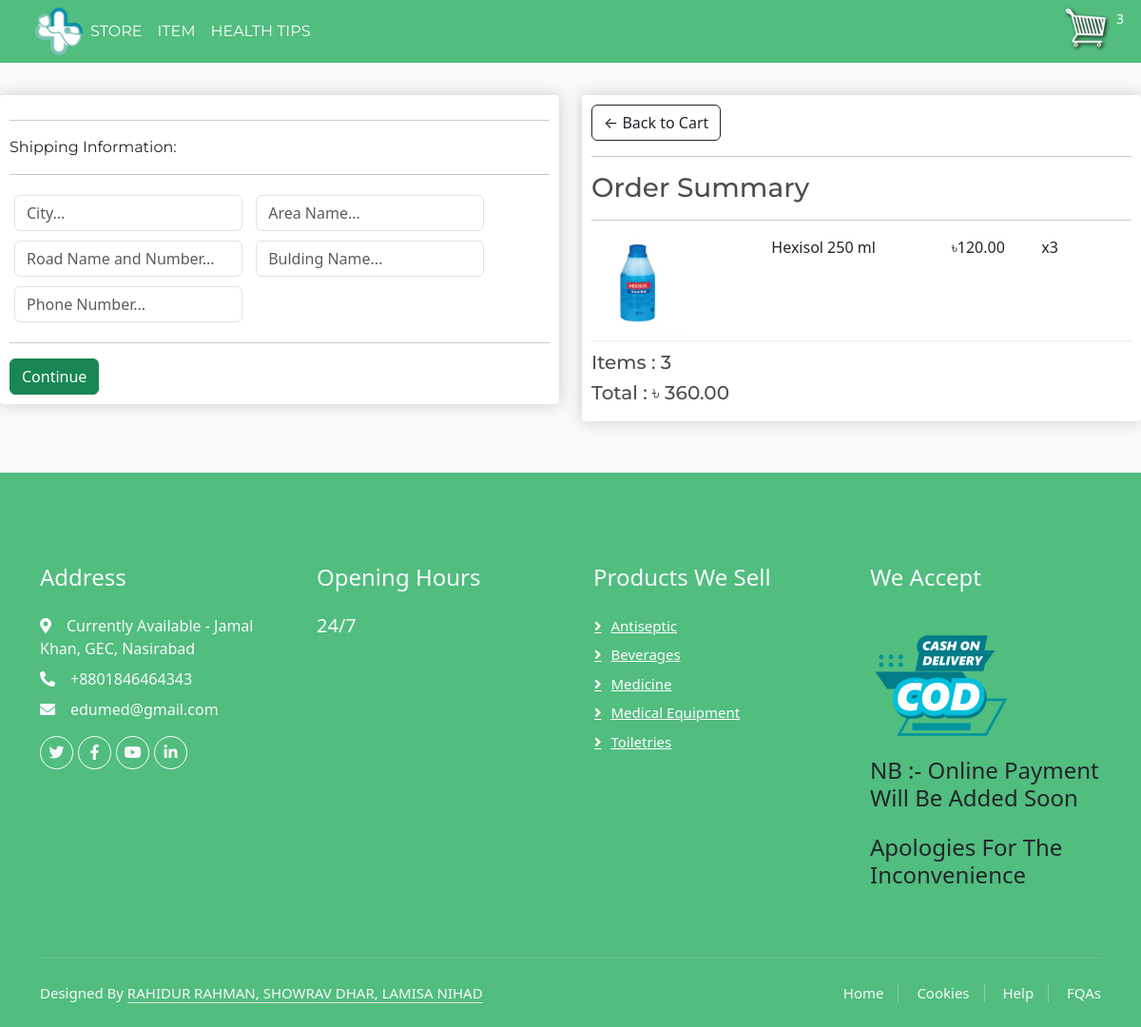
Screenshot of /checkout/ (signed in) with the database file from the repository.
### store/models.py (models this page shows, shortened)
class OrderItem(models.Model):
    product = models.ForeignKey(Product,on_delete=models.SET_NULL,blank=True,null=True)
    order = models.ForeignKey(Order,on_delete=models.SET_NULL,blank=True,null=True)
    quantity = models.IntegerField(default=0,null=True,blank=True)
    date_added = models.DateTimeField(auto_now_add=True)
    @property
    def get_total(self):
        total = self.product.price * self.quantity
        return total

class Product(models.Model):
    name = models.CharField(max_length=250, null=True)
    price = models.DecimalField(max_digits=7,decimal_places=2)
    category = models.ForeignKey(Category, on_delete=models.CASCADE)
    digital = models.BooleanField(default=False, null=True,blank=False)  # if a product is digital then this field will be true
    image = models.ImageField(null=True,blank=True)
    @property
    def imageURL(self):
        try:
            url = self.image.url
        except:
            url = ''
        return url

class Order(models.Model):
    customer = models.ForeignKey(Customer,on_delete=models.SET_NULL,blank=True,null=True)
    date_ordered = models.DateTimeField(auto_now_add=True)
    complete = models.BooleanField(default=False,null=True,blank=False)
    transaction_id = models.CharField(max_length=200, null=True)
    @property
    def shipping(self):
        shipping = False
        orderitems = self.orderitem_set.all()
        for i in orderitems:
            if i.product.digital == False:
                shipping = True
        return shipping
    @property
    def get_cart_total(self):
        orderitems = self.orderitem_set.all()
        total = sum([item.get_total for item in orderitems ])
        return total
    @property
    def get_cart_items(self):
        orderitems = self.orderitem_set.all()
        total = sum([item.quantity for item in orderitems ])
        return total

### store/views.py (the view)
# urls.py: path('checkout/',views.checkout, name="Checkout"),
def checkout(request):
    data = cartData(request)
    cartItems = data['cartItems']
    order = data['order']
    items = data['items']
    context = {'items': items, 'order': order,'cartItems': cartItems}
    return render(request, 'store/checkout.html', context)

### store/utils.py (called while the page is built)
def cartData(request):
    if request.user.is_authenticated:
        customer = request.user.customer
        order, created = Order.objects.get_or_create(customer=customer, complete=False)
        items = order.orderitem_set.all()
        cartItems = order.get_cart_items
    else:
        cookieData = cookieCart(request)
        cartItems = cookieData['cartItems']
        order = cookieData['order']
        items = cookieData['items']
    return{'cartItems':cartItems,'order':order,'items':items}

### store/templates/store/checkout.html (shortened to what this page needs)
{% extends 'store/main.html' %}
{% load static %}
{% block content %}
<div class="row">
    <div class="col-lg-6">
        <div class="box-element" id="form-wrapper">
            <form id = "form">
                <div id = "shipping-info">
                    <hr>
						<p style="font-family: 'Montserrat', sans-serif;" >Shipping Information:</p>
						<hr>
						<div class="form-field">
							<input class="form-control" type="text" name="address" placeholder="City...">
						</div>
						<div class="form-field">
							<input class="form-control" type="text" name="city" placeholder="Area Name...">
						</div>
						<div class="form-field">
							<input class="form-control" type="text" name="state" placeholder="Road Name and Number...">
						</div>
						<div class="form-field">
							<input class="form-control" type="text" name="zipcode" placeholder="Bulding Name...">
						</div>
						<div class="form-field">
							<input class="form-control" type="text" name="country" placeholder="Phone Number...">
						</div>
                </div>
                <hr>
                <input id="form-button" class="btn btn-success btn-group" type="submit" value="Continue">
            </form>
        </div>
        <br>
    </div>
    <div class="col-lg-6">
        <div class="box-element">
            <a  class="btn btn-outline-dark" href="{% url 'Cart' %}">&#x2190; Back to Cart</a>
            <hr>
            <h3 style="font-family: 'Montserrat', sans-serif;" >Order Summary</h3>
            <hr>
            {% for item in items %}
            <div class="cart-row">
                <div style="flex:2"><img class="row-image" src="{{item.product.imageURL}}"></div>
                <div style="flex:2"><p>{{item.product.name}}</p></div>
                <div style="flex:1"><p>৳{{item.product.price}}</p></div>
                <div style="flex:1"><p>x{{item.quantity}}</p></div>
            </div>
            {% endfor %}
            <h5 style="font-family: 'Montserrat', sans-serif;" >Items : {{order.get_cart_items}}</h5>
            <h5 style="font-family: 'Montserrat', sans-serif;" >Total : ৳ {{order.get_cart_total|floatformat:2}}</h5>
        </div>
    </div>
</div>
{% endblock content %}

### static/css/main.css (style rules this page uses)
body { background-color: hsl(0, 0%, 98%); }
h1,h2,h3,h4,h5,h6 { color:hsl(0, 0%, 30%); }
a { text-decoration: none; }
.box-element { box-shadow:hsl(0, 0%, 80%) 0 0 16px; background-color: #fff; border-radius: 4px; padding: 10px; }
.col-lg-4, .col-lg-6, .col-lg-8, .col-lg-12 { margin-top: 10px; }
.btn { border-radius: 10; }
.row-image { width: 100px; }
.form-field { width:250px; display: inline-block; padding: 5px; }
.cart-row { display: flex; align-items: flex-stretch; padding-bottom: 10px; margin-bottom: 10px; border-bottom: 1px solid #ececec; }
body { background-color: #f9f9fa }

### rows the page displays
OrderItem: product.imageURL (picture), product.name "Hexisol 250 ml", product.price "120.00", quantity "3"
Order: get_cart_items "3", get_cart_total "360.00"

### other values shown
{{ cartItems }} "3"
